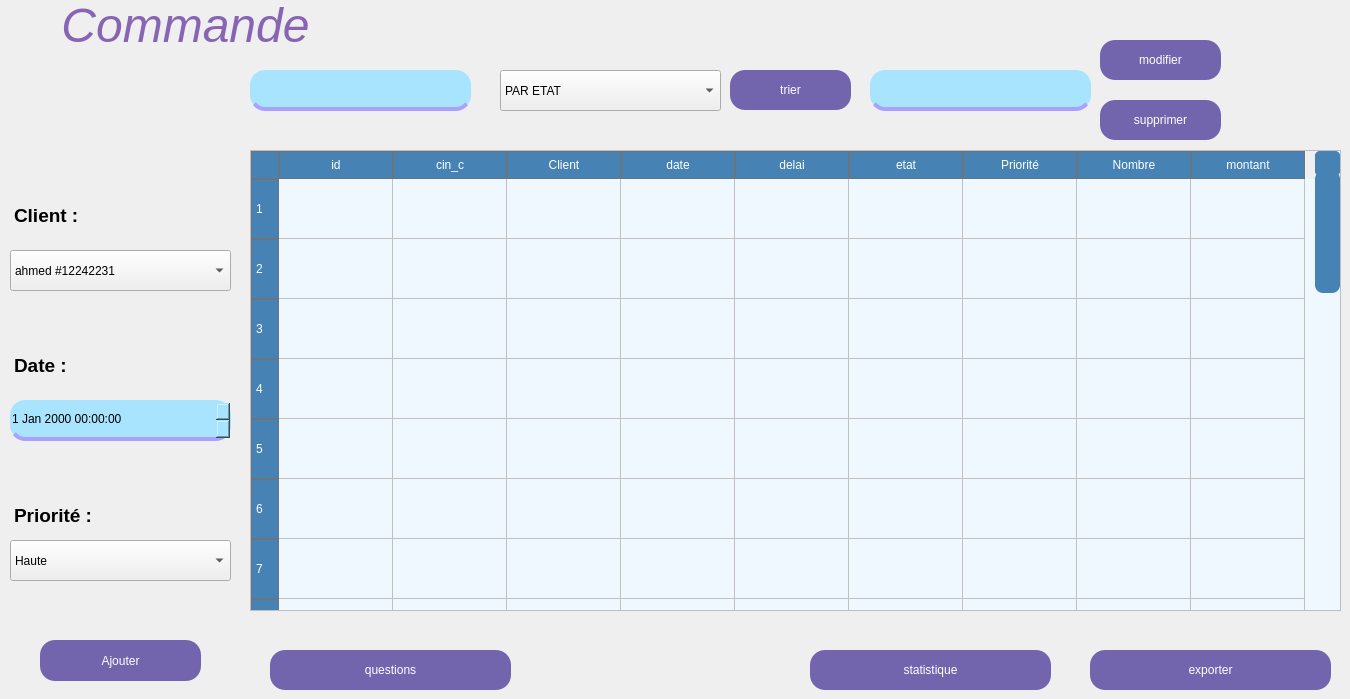
     <widget class="QWidget" name="tab_8">
      <attribute name="title">
       <string>Tab 1</string>
      </attribute>
      <widget class="QComboBox" name="client_com">
       <property name="geometry">
        <rect>
         <x>10</x>
         <y>250</y>
         <width>221</width>
         <height>41</height>
        </rect>
       </property>
       <property name="styleSheet">
        <string notr="true">QComboBox

{
font: 500 10pt &quot;Segoe UI&quot;;
    color:black;
    background-color: rgb(169, 228, 255);
    border:none;
    border-bottom:4px solid rgb(170,160 , 255);
    border-radius:15px;
    padding: 5px;
}

QComboBox:focus
{
    border:4px solid rgb(170,160 , 255);
}



QComboBox QAbstractItemView
{
    background-color: rgb(169, 228, 255);
    color: black;
    selection-background-color: rgb(170,160 , 255);
   selected item */
    selection-color: white; 
    border-radius: 15px; 
    padding: 5px;
}


</string>
       </property>
       <item>
        <property name="text">
         <string>ahmed #12242231</string>
        </property>
       </item>
       <item>
        <property name="text">
         <string>habiba #15553193</string>
        </property>
       </item>
       <item>
        <property name="text">
         <string>anas #13231537</string>
        </property>
       </item>
       <item>
        <property name="text">
         <string/>
        </property>
       </item>
       <item>
        <property name="text">
         <string/>
        </property>
       </item>
      </widget>
      <widget class="QDateTimeEdit" name="date_com">
       <property name="geometry">
        <rect>
         <x>10</x>
         <y>400</y>
         <width>221</width>
         <height>41</height>
        </rect>
       </property>
       <property name="styleSheet">
        <string notr="true">QDateTimeEdit

{
    font: 500 10pt &quot;Segoe UI&quot;;
	color:black;
	background-color: rgb(169, 228, 255);
	border:none;
	border-bottom:4px solid rgb(170,160 , 255) ;
	border-radius:15px;
}

QDateTimeEdit:Focus
{
	border:4px solid rgb(170,160 , 255);
}</string>
       </property>
      </widget>
      <widget class="QComboBox" name="priorite">
       <property name="geometry">
        <rect>
         <x>10</x>
         <y>540</y>
         <width>221</width>
         <height>41</height>
        </rect>
       </property>
       <property name="styleSheet">
        <string notr="true">QComboBox
{
    font: 500 10pt &quot;Segoe UI&quot;;
    color:black;
    background-color: rgb(169, 228, 255);
    border:none;
    border-bottom:4px solid rgb(170,160 , 255);
    border-radius:15px;
    padding: 5px;
}

QComboBox:focus
{
    border:4px solid rgb(170,160 , 255);
}



QComboBox QAbstractItemView
{
    background-color: rgb(169, 228, 255);
    color: black;
    selection-background-color: rgb(170,160 , 255);
   selected item */
    selection-color: white; 
    border-radius: 15px; 
    padding: 5px;
}


</string>
       </property>
       <item>
        <property name="text">
         <string>Haute</string>
        </property>
       </item>
       <item>
        <property name="text">
         <string>Moyenne</string>
        </property>
       </item>
       <item>
        <property name="text">
         <string>Basse</string>
        </property>
       </item>
      </widget>
      <widget class="QPushButton" name="ajouter_com">
       <property name="geometry">
        <rect>
         <x>40</x>
         <y>640</y>
         <width>161</width>
         <height>41</height>
        </rect>
       </property>
       <property name="styleSheet">
        <string notr="true">QPushButton
{
border:none;
color: white;
background-color: rgb(115, 100, 174);
	font: 700 9pt &quot;Segoe UI&quot;;
border-radius:15px;
min-width: 80px; 
    min-height: 30px; 
}

QPushButton:Hover
{
background-color: rgb(75,0,130);
}
QPushButton:pressed
{
border-bottom:5px solid rgb(75,0,130);
}
</string>
       </property>
       <property name="text">
        <string>Ajouter</string>
       </property>
      </widget>
      <widget class="QLineEdit" name="suppmodif_com">
       <property name="geometry">
        <rect>
         <x>870</x>
         <y>70</y>
         <width>221</width>
         <height>41</height>
        </rect>
       </property>
       <property name="styleSheet">
        <string notr="true">QLineEdit
{
	color:black;
	background-color: rgb(169, 228, 255);
	border:none;
	border-bottom:4px solid rgb(170,160 , 255) ;
	border-radius:15px;
}

QLineEdit:Focus
{
	border:4px solid rgb(170,160 , 255);
}</string>
       </property>
      </widget>
      <widget class="QPushButton" name="modifier_com">
       <property name="geometry">
        <rect>
         <x>1100</x>
         <y>40</y>
         <width>121</width>
         <height>40</height>
        </rect>
       </property>
       <property name="styleSheet">
        <string notr="true">QPushButton
{
border:none;
color: white;
background-color: rgb(115, 100, 174);
font: 700 9pt &quot;Segoe UI&quot;;
border-radius:15px;
min-width: 80px; 
min-height: 30px; 
}

QPushButton:Hover
{
background-color: rgb(75,0,130);
}
QPushButton:pressed
{
border-bottom:5px solid rgb(75,0,130);
}


</string>
       </property>
       <property name="text">
        <string>modifier</string>
       </property>
      </widget>
      <widget class="QPushButton" name="supprimer_com">
       <property name="geometry">
        <rect>
         <x>1100</x>
         <y>100</y>
         <width>121</width>
         <height>40</height>
        </rect>
       </property>
       <property name="styleSheet">
        <string notr="true">QPushButton
{
border:none;
color: white;
background-color: rgb(115, 100, 174);
font: 700 9pt &quot;Segoe UI&quot;;
border-radius:15px;
min-width: 80px; 
min-height: 30px; 
}

QPushButton:Hover
{
background-color: rgb(75,0,130);
}
QPushButton:pressed
{
border-bottom:5px solid rgb(75,0,130);
}


</string>
       </property>
       <property name="text">
        <string>supprimer</string>
       </property>
      </widget>
      <widget class="QPushButton" name="exporter_com">
       <property name="geometry">
        <rect>
         <x>1090</x>
         <y>650</y>
         <width>241</width>
         <height>40</height>
        </rect>
       </property>
       <property name="styleSheet">
        <string notr="true">QPushButton
{
border:none;
color: white;
background-color: rgb(115, 100, 174);
font: 700 9pt &quot;Segoe UI&quot;;
border-radius:15px;
min-width: 80px; 
min-height: 30px; 
}

QPushButton:Hover
{
background-color: rgb(75,0,130);
}
QPushButton:pressed
{
border-bottom:5px solid rgb(75,0,130);
}


</string>
       </property>
       <property name="text">
        <string>exporter</string>
       </property>
      </widget>
      <widget class="QTextBrowser" name="client_co">
       <property name="geometry">
        <rect>
         <x>10</x>
         <y>200</y>
         <width>171</width>
         <height>41</height>
        </rect>
       </property>
       <property name="styleSheet">
        <string notr="true">QTextBrowser
{
    background-color: transparent; 
    border: none; 
    color: black; 
}</string>
       </property>
       <property name="html">
        <string>&lt;!DOCTYPE HTML PUBLIC &quot;-//W3C//DTD HTML 4.0//EN&quot; &quot;http://www.w3.org/TR/REC-html40/strict.dtd&quot;&gt;
&lt;html&gt;&lt;head&gt;&lt;meta name=&quot;qrichtext&quot; content=&quot;1&quot; /&gt;&lt;style type=&quot;text/css&quot;&gt;
p, li { white-space: pre-wrap; }
&lt;/style&gt;&lt;/head&gt;&lt;body style=&quot; font-family:'MS Shell Dlg 2'; font-size:7.8pt; font-weight:400; font-style:normal;&quot;&gt;
&lt;p style=&quot; margin-top:0px; margin-bottom:0px; margin-left:0px; margin-right:0px; -qt-block-indent:0; text-indent:0px;&quot;&gt;&lt;span style=&quot; font-family:'Segoe UI'; font-size:14pt; font-weight:696;&quot;&gt;Client :&lt;/span&gt;&lt;/p&gt;&lt;/body&gt;&lt;/html&gt;</string>
       </property>
      </widget>
      <widget class="QTextBrowser" name="date_com_4">
       <property name="geometry">
        <rect>
         <x>10</x>
         <y>350</y>
         <width>91</width>
         <height>41</height>
        </rect>
       </property>
       <property name="styleSheet">
        <string notr="true">QTextBrowser
{
    background-color: transparent; 
    border: none; 
    color: black; 
}</string>
       </property>
       <property name="html">
        <string>&lt;!DOCTYPE HTML PUBLIC &quot;-//W3C//DTD HTML 4.0//EN&quot; &quot;http://www.w3.org/TR/REC-html40/strict.dtd&quot;&gt;
&lt;html&gt;&lt;head&gt;&lt;meta name=&quot;qrichtext&quot; content=&quot;1&quot; /&gt;&lt;style type=&quot;text/css&quot;&gt;
p, li { white-space: pre-wrap; }
&lt;/style&gt;&lt;/head&gt;&lt;body style=&quot; font-family:'MS Shell Dlg 2'; font-size:7.8pt; font-weight:400; font-style:normal;&quot;&gt;
&lt;p style=&quot; margin-top:0px; margin-bottom:0px; margin-left:0px; margin-right:0px; -qt-block-indent:0; text-indent:0px;&quot;&gt;&lt;span style=&quot; font-family:'Segoe UI'; font-size:14pt; font-weight:696;&quot;&gt;Date :&lt;/span&gt;&lt;/p&gt;&lt;/body&gt;&lt;/html&gt;</string>
       </property>
      </widget>
      <widget class="QTextBrowser" name="priorite_4">
       <property name="geometry">
        <rect>
         <x>10</x>
         <y>500</y>
         <width>221</width>
         <height>41</height>
        </rect>
       </property>
       <property name="styleSheet">
        <string notr="true">QTextBrowser
{
    background-color: transparent;
    border: none;
    color: black;
}</string>
       </property>
       <property name="html">
        <string>&lt;!DOCTYPE HTML PUBLIC &quot;-//W3C//DTD HTML 4.0//EN&quot; &quot;http://www.w3.org/TR/REC-html40/strict.dtd&quot;&gt;
&lt;html&gt;&lt;head&gt;&lt;meta name=&quot;qrichtext&quot; content=&quot;1&quot; /&gt;&lt;style type=&quot;text/css&quot;&gt;
p, li { white-space: pre-wrap; }
&lt;/style&gt;&lt;/head&gt;&lt;body style=&quot; font-family:'MS Shell Dlg 2'; font-size:7.8pt; font-weight:400; font-style:normal;&quot;&gt;
&lt;p style=&quot; margin-top:0px; margin-bottom:0px; margin-left:0px; margin-right:0px; -qt-block-indent:0; text-indent:0px;&quot;&gt;&lt;span style=&quot; font-family:'Segoe UI'; font-size:14pt; font-weight:696;&quot;&gt;Priorité :&lt;/span&gt;&lt;/p&gt;&lt;/body&gt;&lt;/html&gt;</string>
       </property>
      </widget>
      <widget class="QTableWidget" name="table_com">
       <property name="geometry">
        <rect>
         <x>250</x>
         <y>150</y>
         <width>1091</width>
         <height>461</height>
        </rect>
       </property>
       <property name="styleSheet">
        <string notr="true">QTableWidget {
    background-color: #f0f8ff; /* Background color for the table */
    alternate-background-color: #e6f2ff; /* Color for alternating rows */
    gridline-color: #c1c1c1; /* Grid line color */
    selection-background-color: #add8e6; /* Background color when a cell is selected */
    selection-color: #000000; /* Text color when a cell is selected */
    font: bold 12px &quot;Arial&quot;; /* Font settings for the table cells */
}

QHeaderView::section {
    background-color: #4682b4; /* Header background color */
    color: white; /* Header text color */
    font: bold 13px &quot;Arial&quot;; /* Font settings for the header */
    border: 1px solid #6c757d; /* Border for the header */
    padding: 4px; /* Padding in header */
}

QTableWidget QTableCornerButton::section {
    background-color: #4682b4; /* Corner button background */
    border: 1px solid #6c757d; /* Corner button border */
}
QScrollBar:vertical {
    border: none; /* No border around the scrollbar */
    background-color: #F0F8FF; /* Background of the scrollbar */
    width: 15px; /* Width of the scrollbar */
    margin: 15px 0 15px 0; /* Margin at the top and bottom */
}
QScrollBar:vertical {
    border: none;
    background-color: #F0F8FF; /* Background of the scrollbar */
    width: 25px; /* Increased width for the vertical scrollbar */
    margin: 20px 0 20px 0; /* Margin at the top and bottom */
}

QScrollBar::handle:vertical {
    background-color: #4682B4; /* Color of the scrollbar handle */
    min-height: 40px; /* Increased minimum height of the handle */
    border-radius: 8px; /* Rounded scrollbar handle */
}

QScrollBar::add-line:vertical, QScrollBar::sub-line:vertical {
    background-color: #4682B4; /* Color of the scroll buttons */
    height: 25px; /* Increased size of the scroll buttons */
    subcontrol-origin: margin;
    subcontrol-position: top;
    border-radius: 5px; /* Rounded scroll buttons */
}

QScrollBar::add-line:vertical:hover, QScrollBar::sub-line:vertical:hover {
    background-color: #5A9BD6; /* Hover effect for the scroll buttons */
}

QScrollBar::add-line:vertical:pressed, QScrollBar::sub-line:vertical:pressed {
    background-color: #2F6690; /* Pressed effect for the scroll buttons */
}

QScrollBar::up-arrow:vertical, QScrollBar::down-arrow:vertical {
    border: none;
    width: 10px; /* Larger arrow size */
    height: 10px;
    background: none;
}

QScrollBar::add-page:vertical, QScrollBar::sub-page:vertical {
    background: none;
}

QScrollBar:horizontal {
    border: none;
    background-color: #F0F8FF; /* Background of the scrollbar */
    height: 25px; /* Increased height for the horizontal scrollbar */
    margin: 0 20px 0 20px; /* Margin on the left and right */
}

QScrollBar::handle:horizontal {
    background-color: #4682B4; /* Color of the scrollbar handle */
    min-width: 40px; /* Increased minimum width of the handle */
    border-radius: 8px; /* Rounded scrollbar handle */
}

QScrollBar::add-line:horizontal, QScrollBar::sub-line:horizontal {
    background-color: #4682B4; /* Color of the scroll buttons */
    width: 25px; /* Increased size of the scroll buttons */
    subcontrol-origin: margin;
    subcontrol-position: left;
    border-radius: 5px;
}

QScrollBar::add-line:horizontal:hover, QScrollBar::sub-line:horizontal:hover {
    background-color: #5A9BD6; /* Hover effect for the scroll buttons */
}

QScrollBar::add-line:horizontal:pressed, QScrollBar::sub-line:horizontal:pressed {
    background-color: #2F6690; /* Pressed effect for the scroll buttons */
}

QScrollBar::left-arrow:horizontal, QScrollBar::right-arrow:horizontal {
    border: none;
    width: 10px; /* Larger arrow size */
    height: 10px;
    background: none;
}

QScrollBar::add-page:horizontal, QScrollBar::sub-page:horizontal {
    background: none;
}
QScrollBar:vertical {
    border: none;
    background-color: #F0F8FF; /* Background of the scrollbar */
    width: 25px; /* Increased width for the vertical scrollbar */
    margin: 20px 0 20px 0; /* Margin at the top and bottom */
}

QScrollBar::handle:vertical {
    background-color: #4682B4; /* Color of the scrollbar handle */
    min-height: 40px; /* Increased minimum height of the handle */
    border-radius: 8px; /* Rounded scrollbar handle */
}

QScrollBar::add-line:vertical, QScrollBar::sub-line:vertical {
    background-color: #4682B4; /* Color of the scroll buttons */
    height: 25px; /* Increased size of the scroll buttons */
    subcontrol-origin: margin;
    subcontrol-position: top;
    border-radius: 5px; /* Rounded scroll buttons */
}

QScrollBar::add-line:vertical:hover, QScrollBar::sub-line:vertical:hover {
    background-color: #5A9BD6; /* Hover effect for the scroll buttons */
}

QScrollBar::add-line:vertical:pressed, QScrollBar::sub-line:vertical:pressed {
    background-color: #2F6690; /* Pressed effect for the scroll buttons */
}

QScrollBar::up-arrow:vertical, QScrollBar::down-arrow:vertical {
    border: none;
    width: 10px; /* Larger arrow size */
    height: 10px;
    background: none;
}

QScrollBar::add-page:vertical, QScrollBar::sub-page:vertical {
    background: none;
}

QScrollBar:horizontal {
    border: none;
    background-color: #F0F8FF; /* Background of the scrollbar */
    height: 25px; /* Increased height for the horizontal scrollbar */
    margin: 0 20px 0 20px; /* Margin on the left and right */
}

QScrollBar::handle:horizontal {
    background-color: #4682B4; /* Color of the scrollbar handle */
    min-width: 40px; /* Increased minimum width of the handle */
    border-radius: 8px; /* Rounded scrollbar handle */
}

QScrollBar::add-line:horizontal, QScrollBar::sub-line:horizontal {
    background-color: #4682B4; /* Color of the scroll buttons */
    width: 25px; /* Increased size of the scroll buttons */
    subcontrol-origin: margin;
    subcontrol-position: left;
    border-radius: 5px;
}

QScrollBar::add-line:horizontal:hover, QScrollBar::sub-line:horizontal:hover {
    background-color: #5A9BD6; /* Hover effect for the scroll buttons */
}

QScrollBar::add-line:horizontal:pressed, QScrollBar::sub-line:horizontal:pressed {
    background-color: #2F6690; /* Pressed effect for the scroll buttons */
}

QScrollBar::left-arrow:horizontal, QScrollBar::right-arrow:horizontal {
    border: none;
    width: 10px; /* Larger arrow size */
    height: 10px;
    background: none;
}

QScrollBar::add-page:horizontal, QScrollBar::sub-page:horizontal {
    background: none;
}



</string>
       </property>
       <property name="rowCount">
        <number>24</number>
       </property>
       <property name="columnCount">
        <number>9</number>
       </property>
       <attribute name="horizontalHeaderDefaultSectionSize">
        <number>114</number>
       </attribute>
       <attribute name="verticalHeaderDefaultSectionSize">
        <number>60</number>
       </attribute>
       <row/>
       <row/>
       <row/>
       <row/>
       <row/>
       <row/>
       <row/>
       <row/>
       <row/>
       <row/>
       <row/>
       <row/>
       <row/>
       <row/>
       <row/>
       <row/>
       <row/>
       <row/>
       <row/>
       <row/>
       <row/>
       <row/>
       <row/>
       <row/>
       <column>
        <property name="text">
         <string>id</string>
        </property>
       </column>
       <column>
        <property name="text">
         <string>cin_c</string>
        </property>
       </column>
       <column>
        <property name="text">
         <string>Client</string>
        </property>
       </column>
       <column>
        <property name="text">
         <string>date</string>
        </property>
       </column>
       <column>
        <property name="text">
         <string>delai</string>
        </property>
       </column>
       <column>
        <property name="text">
         <string>etat</string>
        </property>
       </column>
       <column>
        <property name="text">
         <string>Priorité</string>
        </property>
       </column>
       <column>
        <property name="text">
         <string>Nombre</string>
        </property>
       </column>
       <column>
        <property name="text">
         <string>montant</string>
        </property>
       </column>
      </widget>
      <widget class="QLabel" name="suppmodifmsg">
       <property name="geometry">
        <rect>
         <x>860</x>
         <y>110</y>
         <width>231</width>
         <height>41</height>
        </rect>
       </property>
       <property name="text">
        <string/>
       </property>
      </widget>
      <widget class="QPushButton" name="tri_com">
       <property name="geometry">
        <rect>
         <x>730</x>
         <y>70</y>
         <width>121</width>
         <height>40</height>
        </rect>
       </property>
       <property name="styleSheet">
        <string notr="true">QPushButton
{
border:none;
color: white;
background-color: rgb(115, 100, 174);
font: 700 9pt &quot;Segoe UI&quot;;
border-radius:15px;
min-width: 80px; 
min-height: 30px; 
}

QPushButton:Hover
{
background-color: rgb(75,0,130);
}
QPushButton:pressed
{
border-bottom:5px solid rgb(75,0,130);
}


</string>
       </property>
       <property name="text">
        <string>trier</string>
       </property>
      </widget>
      <widget class="QComboBox" name="par_com">
       <property name="geometry">
        <rect>
         <x>500</x>
         <y>70</y>
         <width>221</width>
         <height>41</height>
        </rect>
       </property>
       <property name="styleSheet">
        <string notr="true">QComboBox
{
    font: 500 10pt &quot;Segoe UI&quot;;
    color:black;
    background-color: rgb(169, 228, 255);
    border:none;
    border-bottom:4px solid rgb(170,160 , 255);
    border-radius:15px;
    padding: 5px;
}

QComboBox:focus
{
    border:4px solid rgb(170,160 , 255);
}



QComboBox QAbstractItemView
{
    background-color: rgb(169, 228, 255);
    color: black;
    selection-background-color: rgb(170,160 , 255);
   selected item */
    selection-color: white; 
    border-radius: 15px; 
    padding: 5px;
}


</string>
       </property>
       <item>
        <property name="text">
         <string>PAR ETAT</string>
        </property>
       </item>
       <item>
        <property name="text">
         <string>PAR MONTANT</string>
        </property>
       </item>
       <item>
        <property name="text">
         <string>PAR DATE</string>
        </property>
       </item>
      </widget>
      <widget class="QLineEdit" name="search_com">
       <property name="geometry">
        <rect>
         <x>250</x>
         <y>70</y>
         <width>221</width>
         <height>41</height>
        </rect>
       </property>
       <property name="styleSheet">
        <string notr="true">QLineEdit
{
	color:black;
	background-color: rgb(169, 228, 255);
	border:none;
	border-bottom:4px solid rgb(170,160 , 255) ;
	border-radius:15px;
}

QLineEdit:Focus
{
	border:4px solid rgb(170,160 , 255);
}</string>
       </property>
      </widget>
      <widget class="QPushButton" name="stat_com">
       <property name="geometry">
        <rect>
         <x>810</x>
         <y>650</y>
         <width>241</width>
         <height>40</height>
        </rect>
       </property>
       <property name="styleSheet">
        <string notr="true">QPushButton
{
border:none;
color: white;
background-color: rgb(115, 100, 174);
font: 700 9pt &quot;Segoe UI&quot;;
border-radius:15px;
min-width: 80px; 
min-height: 30px; 
}

QPushButton:Hover
{
background-color: rgb(75,0,130);
}
QPushButton:pressed
{
border-bottom:5px solid rgb(75,0,130);
}


</string>
       </property>
       <property name="text">
        <string>statistique</string>
       </property>
      </widget>
      <widget class="QPushButton" name="quest">
       <property name="geometry">
        <rect>
         <x>270</x>
         <y>650</y>
         <width>241</width>
         <height>40</height>
        </rect>
       </property>
       <property name="styleSheet">
        <string notr="true">QPushButton
{
border:none;
color: white;
background-color: rgb(115, 100, 174);
font: 700 9pt &quot;Segoe UI&quot;;
border-radius:15px;
min-width: 80px; 
min-height: 30px; 
}

QPushButton:Hover
{
background-color: rgb(75,0,130);
}
QPushButton:pressed
{
border-bottom:5px solid rgb(75,0,130);
}


</string>
       </property>
       <property name="text">
        <string>questions</string>
       </property>
      </widget>
      <widget class="QLabel" name="medicaments_2">
       <property name="geometry">
        <rect>
         <x>-150</x>
         <y>-10</y>
         <width>671</width>
         <height>71</height>
        </rect>
       </property>
       <property name="styleSheet">
        <string notr="true">background-color: transparent;
color: rgb(136, 100, 181);
font: 900 9pt &quot;Segoe UI Black&quot;;</string>
       </property>
       <property name="text">
        <string>&lt;html&gt;&lt;head/&gt;&lt;body&gt;&lt;p align=&quot;center&quot;&gt;&lt;span style=&quot; font-size:36pt; font-style:italic;&quot;&gt;Commande&lt;/span&gt;&lt;/p&gt;&lt;/body&gt;&lt;/html&gt;</string>
       </property>
      </widget>
     </widget>
